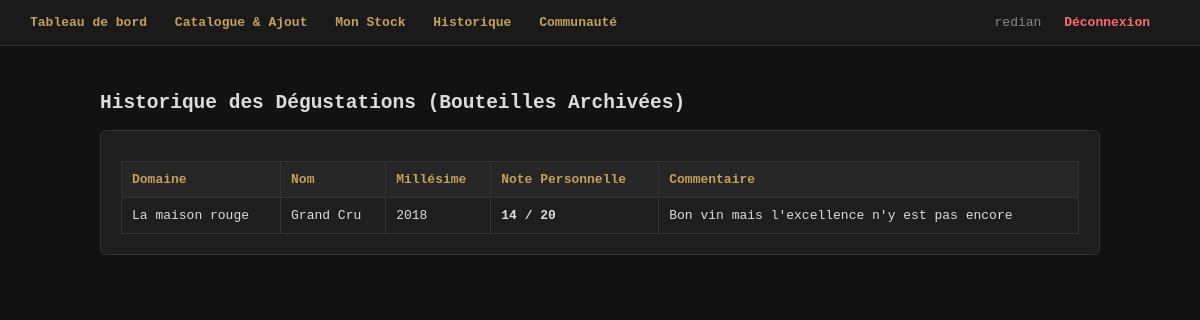
Before: /historique (signed in) with the older database file.
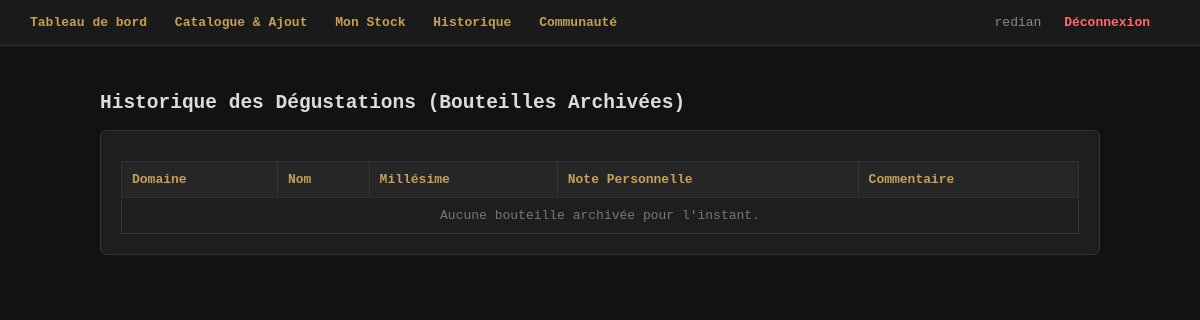
After: the same page with the newer database file.
### tables this page shows
CREATE TABLE evaluation (
                id INTEGER PRIMARY KEY AUTOINCREMENT,
                note INTEGER NOT NULL,
                commentaire TEXT,
                auteur_id INTEGER NOT NULL,
                vin_id INTEGER NOT NULL,
                bouteille_id INTEGER, -- Devient NULL pour les avis directs sans bouteille physique
                FOREIGN KEY(auteur_id) REFERENCES utilisateur(id),
                FOREIGN KEY(vin_id) REFERENCES vin_ref(id),
                FOREIGN KEY(bouteille_id) REFERENCES bouteille(id)
            );

CREATE TABLE vin_ref (
                id INTEGER PRIMARY KEY AUTOINCREMENT,
                domaine TEXT NOT NULL,
                nom TEXT NOT NULL,
                type TEXT NOT NULL,
                millesime INTEGER NOT NULL,
                region TEXT NOT NULL,
                description TEXT
            );

### app.py (the view)
@app.route('/historique')
def historique():
    if 'user_id' not in session:
        return redirect(url_for('index'))
    conn = get_db()
    cursor = conn.cursor()
    cursor.execute("""
        SELECT b.id, v.domaine, v.nom, v.millesime, ev.note, ev.commentaire, ev.id as eval_id
        FROM bouteille b
        JOIN vin_ref v ON b.vin_id = v.id
        JOIN evaluation ev ON ev.bouteille_id = b.id
        JOIN etagere e ON b.etagere_id = e.id
        WHERE e.cave_id = (SELECT id FROM cave WHERE utilisateur_id = ?) AND b.statut = 'archive'
    """, (session['user_id'],))
    archives = cursor.fetchall()
    conn.close()
    return render_template('historique.html', archives=archives)

### app.py (called while the page is built)
def get_db(): # Récupération de la base de donnée
    conn = sqlite3.connect(DB_NAME)
    conn.row_factory = sqlite3.Row
    return conn

### templates/historique.html
{% extends "base.html" %}
{% block content %}
<h2>Historique des Dégustations (Bouteilles Archivées)</h2>
<div class="card">
    <table>
        <tr><th>Domaine</th><th>Nom</th><th>Millésime</th><th>Note Personnelle</th><th>Commentaire</th></tr>
        {% for a in archives %}
        <tr>
            <td>{{ a.domaine }}</td>
            <td>{{ a.nom }}</td>
            <td>{{ a.millesime }}</td>
            <td><strong>{{ a.note }} / 20</strong></td>
            <td>{{ a.commentaire if a.commentaire else '-' }}</td>
        </tr>
        {% else %}
        <tr><td colspan="5" style="text-align:center; color:#777;">Aucune bouteille archivée pour l'instant.</td></tr>
        {% endfor %}
    </table>
</div>
{% endblock %}

Changed rows visible on the page:
no longer on this page (row edited): evaluation: domaine "La maison rouge", nom "Grand Cru", millesime "2018", note "14", commentaire "Bon vin mais l'excellence n'y est pas encore"
Other visible differences:
text now shown: "Aucune bouteille archivée pour l'instant."
